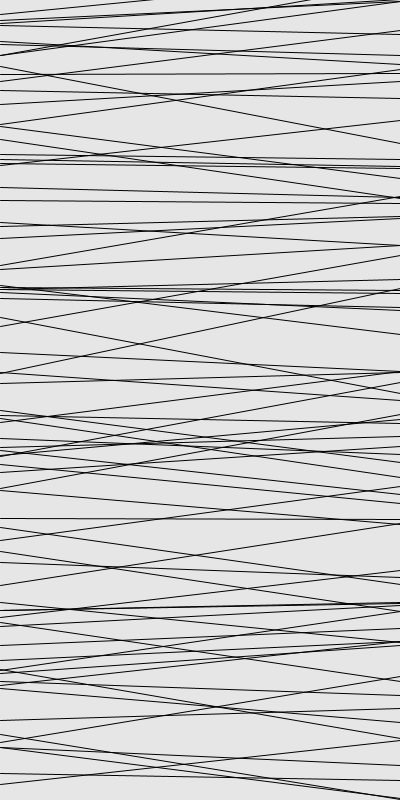
Frame 1 (no input)
Frame 60 (the mouse pressed at the canvas centre just before this capture): identical to frame 1, image omitted
Frame 120 (the mouse held since frame 60 and released just before this capture): identical to frame 1, image omitted

The Processing sketch that drew this single still picture (run headless with seeded random() and noise(); from frame 60 on, the mouse is pressed at the canvas centre):

// Processing sketch: processing_109397
// ── processing_109397.pde

boolean needtorun = true;
int wonky = 50;
int linespacing = 10;

void setup() {
  size(400, 800);
  background( 230);
}

void draw() {
  if (needtorun) {
    
    for (int i=0; i<height; i+=linespacing) {
      line(0, i+random(-wonky,wonky), width, i+random(-wonky,wonky));
    }
    
    needtorun = false;
  }
}
